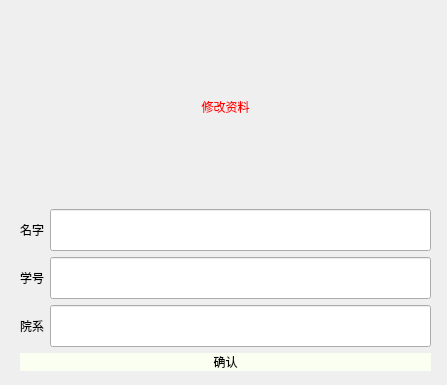
<?xml version="1.0" encoding="UTF-8"?>
<ui version="4.0">
 <class>User_Alter_Dialog</class>
 <widget class="QDialog" name="User_Alter_Dialog">
  <property name="geometry">
   <rect>
    <x>0</x>
    <y>0</y>
    <width>447</width>
    <height>385</height>
   </rect>
  </property>
  <property name="windowTitle">
   <string>修改用户资料</string>
  </property>
  <widget class="QWidget" name="">
   <property name="geometry">
    <rect>
     <x>20</x>
     <y>10</y>
     <width>411</width>
     <height>361</height>
    </rect>
   </property>
   <layout class="QVBoxLayout" name="verticalLayout">
    <item>
     <widget class="QLabel" name="label_4">
      <property name="styleSheet">
       <string notr="true">font: 28pt &quot;黑体&quot;;
color:rgb(255, 0, 0)</string>
      </property>
      <property name="text">
       <string>修改资料</string>
      </property>
      <property name="alignment">
       <set>Qt::AlignCenter</set>
      </property>
     </widget>
    </item>
    <item>
     <layout class="QGridLayout" name="gridLayout">
      <item row="0" column="0">
       <widget class="QLabel" name="label">
        <property name="styleSheet">
         <string notr="true">font: 25 18pt &quot;等线 Light&quot;;</string>
        </property>
        <property name="text">
         <string>名字</string>
        </property>
        <property name="alignment">
         <set>Qt::AlignCenter</set>
        </property>
       </widget>
      </item>
      <item row="0" column="1">
       <widget class="QLineEdit" name="lineEdit">
        <property name="font">
         <font>
          <family>等线 Light</family>
          <pointsize>18</pointsize>
         </font>
        </property>
        <property name="styleSheet">
         <string notr="true"/>
        </property>
       </widget>
      </item>
      <item row="1" column="0">
       <widget class="QLabel" name="label_2">
        <property name="styleSheet">
         <string notr="true">font: 25 18pt &quot;等线 Light&quot;;</string>
        </property>
        <property name="text">
         <string>学号</string>
        </property>
        <property name="alignment">
         <set>Qt::AlignCenter</set>
        </property>
       </widget>
      </item>
      <item row="1" column="1">
       <widget class="QLineEdit" name="lineEdit_2">
        <property name="font">
         <font>
          <family>等线 Light</family>
          <pointsize>18</pointsize>
         </font>
        </property>
        <property name="styleSheet">
         <string notr="true"/>
        </property>
       </widget>
      </item>
      <item row="2" column="0">
       <widget class="QLabel" name="label_3">
        <property name="styleSheet">
         <string notr="true">font: 25 18pt &quot;等线 Light&quot;;</string>
        </property>
        <property name="text">
         <string>院系</string>
        </property>
        <property name="alignment">
         <set>Qt::AlignCenter</set>
        </property>
       </widget>
      </item>
      <item row="2" column="1">
       <widget class="QLineEdit" name="lineEdit_3">
        <property name="font">
         <font>
          <family>等线 Light</family>
          <pointsize>18</pointsize>
         </font>
        </property>
        <property name="styleSheet">
         <string notr="true"/>
        </property>
       </widget>
      </item>
     </layout>
    </item>
    <item>
     <widget class="QPushButton" name="pushButton">
      <property name="styleSheet">
       <string notr="true">background:rgb(251, 255, 242);
border: 0px;
border-radius:20px;
font: 18pt &quot;Agency FB&quot;;</string>
      </property>
      <property name="text">
       <string>确认</string>
      </property>
     </widget>
    </item>
   </layout>
  </widget>
 </widget>
 <resources/>
 <connections/>
</ui>
